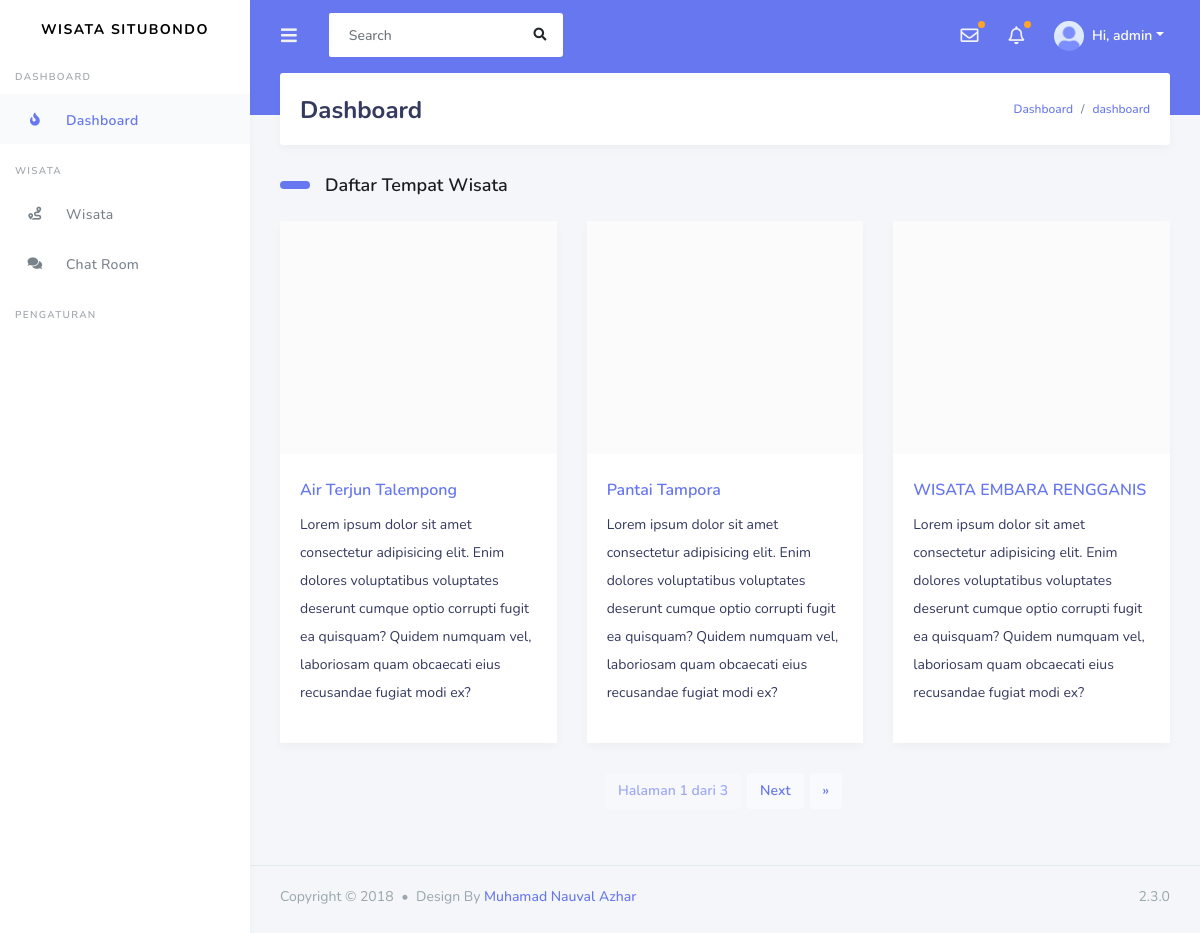
The page /dashboard/ (signed in) on the database its author committed.
### prima_wisata/models.py (models this page shows, shortened)
class Tempat(models.Model):
    nama = models.CharField(max_length=50)
    alamat = models.TextField()
    desa = models.CharField(max_length=50)
    kecamatan = models.CharField(max_length=50)
    buka = models.CharField(max_length=10)
    tutup = models.CharField(max_length=10)
    biaya = models.ForeignKey(Biaya, on_delete=models.CASCADE, null=True)

### prima_wisata/views.py (the view)
# urls.py: path('dashboard/', views.dashboard, name='dashboard'),
@login_required
def dashboard(request):
    tempat = Tempat.objects.all()
    p = Paginator(tempat, 3)
    page = request.GET.get('page')
    objek = p.get_page(page)
    konteks = {
        'title': 'dashboard',
        'subtitle': '',
        'active': 'index',
        'wisata': objek,
    }
    return render(request, 'user/dashboard.html', konteks)

### prima_wisata/templates/user/dashboard.html (shortened to what this page needs)
{% extends 'basic.html' %}
{% load static %}
{% block content %}
<h2 class="section-title">Daftar Tempat Wisata</h2>
<div class="row">
    {% for w in wisata %}
    <div class="col-12 col-md-4 col-lg-4">
        <article class="article article-style-c">
            <div class="article-header">
                <div class="article-image" data-background="{% static 'img/news/img13.jpg' %}"></div>
            </div>
            <div class="article-details">
                <div class="article-title">
                    <h2>
                        <a href="#">{{ w.nama }}</a>
                    </h2>
                </div>
                <p>Lorem ipsum dolor sit amet consectetur adipisicing elit. Enim dolores voluptatibus voluptates deserunt cumque optio corrupti fugit ea quisquam? Quidem numquam vel, laboriosam quam obcaecati eius recusandae fugiat modi ex? </p>
            </div>
        </article>
    </div>
    {% endfor %}
</div>
<div class="d-flex justify-content-center">
    <nav aria-label="Page navigation example">
        <ul class="pagination">
            <li class="page-item disabled">
                <a class="page-link" href="#" tabindex="-1">Halaman {{ wisata.number }} dari {{ wisata.paginator.num_pages }}</a>
            </li>
            {% if wisata.has_next %}
            <li class="page-item"><a class="page-link" href="?page={{wisata.next_page_number}}">Next</a></li>
            <li class="page-item">
                <a class="page-link" href="?page={{wisata.paginator.num_pages}}" aria-label="Next">
                    <span aria-hidden="true">&raquo;</span>
                </a>
            </li>
            {% endif %}
        </ul>
    </nav>
{% endblock %}

### templates/components/navbar.html (shortened to what this page needs)
{% load static %}
<div class="navbar-bg"></div>
  <nav class="navbar navbar-expand-lg main-navbar">
    <form class="form-inline mr-auto">
      <ul class="navbar-nav mr-3">
        <li><a href="#" data-toggle="sidebar" class="nav-link nav-link-lg"><i class="fas fa-bars"></i></a></li>
      </ul>
      <div class="search-element">
        <input class="form-control" type="search" placeholder="Search" aria-label="Search" data-width="250">
        <button class="btn" type="submit"><i class="fas fa-search"></i></button>
      </div>
    </form>
    <ul class="navbar-nav navbar-right">
      <li class="dropdown dropdown-list-toggle"><a href="#" data-toggle="dropdown" class="nav-link nav-link-lg message-toggle beep"><i class="far fa-envelope"></i></a>
      </li>
      <li class="dropdown dropdown-list-toggle"><a href="#" data-toggle="dropdown" class="nav-link notification-toggle nav-link-lg beep"><i class="far fa-bell"></i></a>
      </li>
      <li class="dropdown"><a href="#" data-toggle="dropdown" class="nav-link dropdown-toggle nav-link-lg nav-link-user">
        <img alt="image" src="{% static 'img/avatar/avatar-1.png' %}" class="rounded-circle mr-1">
        <div class="d-sm-none d-lg-inline-block">Hi, {{ user.username }}</div></a>
      </li>
    </ul>
  </nav>

### rows shown on the page
Tempat: nama "Air Terjun Talempong"
Tempat: nama "Pantai Tampora"
Tempat: nama "WISATA EMBARA RENGGANIS"

### other values the page prints
{{ user.username }} "admin"
{{ title | title }} "Dashboard"
{{ title }} "dashboard"
{{ wisata.number }} "1"
{{ wisata.paginator.num_pages }} "3"
